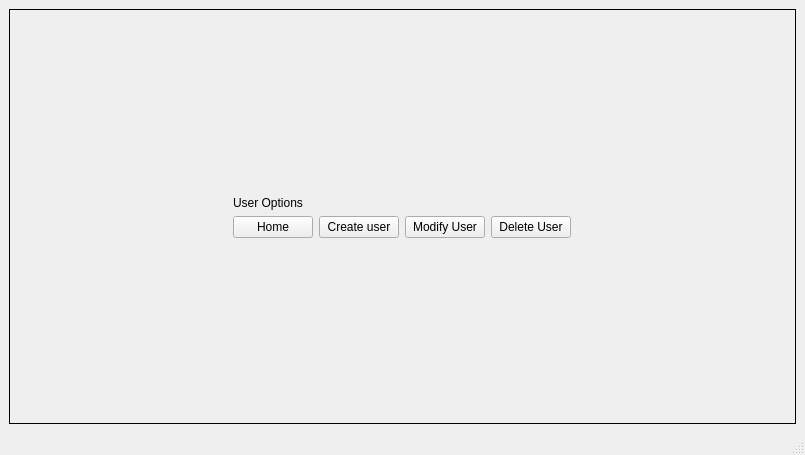
<?xml version="1.0" encoding="UTF-8"?>
<ui version="4.0">
 <class>MainWindow</class>
 <widget class="QMainWindow" name="MainWindow">
  <property name="geometry">
   <rect>
    <x>0</x>
    <y>0</y>
    <width>805</width>
    <height>455</height>
   </rect>
  </property>
  <property name="windowTitle">
   <string>MainWindow</string>
  </property>
  <widget class="QWidget" name="centralwidget">
   <layout class="QGridLayout" name="gridLayout">
    <item row="0" column="1">
     <widget class="QStackedWidget" name="stackedWidget">
      <property name="frameShape">
       <enum>QFrame::Box</enum>
      </property>
      <property name="frameShadow">
       <enum>QFrame::Plain</enum>
      </property>
      <property name="currentIndex">
       <number>3</number>
      </property>
      <widget class="QWidget" name="Login">
       <layout class="QGridLayout" name="gridLayout_2">
        <item row="0" column="1">
         <spacer name="verticalSpacer">
          <property name="orientation">
           <enum>Qt::Vertical</enum>
          </property>
          <property name="sizeHint" stdset="0">
           <size>
            <width>20</width>
            <height>160</height>
           </size>
          </property>
         </spacer>
        </item>
        <item row="1" column="0">
         <spacer name="horizontalSpacer">
          <property name="orientation">
           <enum>Qt::Horizontal</enum>
          </property>
          <property name="sizeHint" stdset="0">
           <size>
            <width>40</width>
            <height>20</height>
           </size>
          </property>
         </spacer>
        </item>
        <item row="1" column="1">
         <layout class="QVBoxLayout" name="verticalLayout">
          <item>
           <layout class="QFormLayout" name="formLayout">
            <item row="0" column="0">
             <widget class="QLabel" name="label">
              <property name="text">
               <string>Username</string>
              </property>
             </widget>
            </item>
            <item row="1" column="0">
             <widget class="QLabel" name="label_2">
              <property name="text">
               <string>Password</string>
              </property>
             </widget>
            </item>
            <item row="0" column="1">
             <widget class="QLineEdit" name="loginUsername"/>
            </item>
            <item row="1" column="1">
             <widget class="QLineEdit" name="loginPassword">
              <property name="echoMode">
               <enum>QLineEdit::Password</enum>
              </property>
             </widget>
            </item>
            <item row="2" column="0" colspan="2">
             <layout class="QHBoxLayout" name="horizontalLayout">
              <item>
               <spacer name="horizontalSpacer_3">
                <property name="orientation">
                 <enum>Qt::Horizontal</enum>
                </property>
                <property name="sizeHint" stdset="0">
                 <size>
                  <width>40</width>
                  <height>20</height>
                 </size>
                </property>
               </spacer>
              </item>
              <item>
               <widget class="QPushButton" name="loginBTN">
                <property name="text">
                 <string>Login</string>
                </property>
               </widget>
              </item>
              <item>
               <spacer name="horizontalSpacer_4">
                <property name="orientation">
                 <enum>Qt::Horizontal</enum>
                </property>
                <property name="sizeHint" stdset="0">
                 <size>
                  <width>40</width>
                  <height>20</height>
                 </size>
                </property>
               </spacer>
              </item>
             </layout>
            </item>
           </layout>
          </item>
         </layout>
        </item>
        <item row="1" column="2">
         <spacer name="horizontalSpacer_2">
          <property name="orientation">
           <enum>Qt::Horizontal</enum>
          </property>
          <property name="sizeHint" stdset="0">
           <size>
            <width>190</width>
            <height>20</height>
           </size>
          </property>
         </spacer>
        </item>
        <item row="2" column="1">
         <spacer name="verticalSpacer_2">
          <property name="orientation">
           <enum>Qt::Vertical</enum>
          </property>
          <property name="sizeHint" stdset="0">
           <size>
            <width>20</width>
            <height>160</height>
           </size>
          </property>
         </spacer>
        </item>
       </layout>
      </widget>
      <widget class="QWidget" name="Clerk">
       <layout class="QGridLayout" name="gridLayout_4">
        <item row="1" column="0">
         <spacer name="horizontalSpacer_5">
          <property name="orientation">
           <enum>Qt::Horizontal</enum>
          </property>
          <property name="sizeHint" stdset="0">
           <size>
            <width>199</width>
            <height>20</height>
           </size>
          </property>
         </spacer>
        </item>
        <item row="0" column="1">
         <spacer name="verticalSpacer_3">
          <property name="orientation">
           <enum>Qt::Vertical</enum>
          </property>
          <property name="sizeHint" stdset="0">
           <size>
            <width>20</width>
            <height>103</height>
           </size>
          </property>
         </spacer>
        </item>
        <item row="1" column="1">
         <layout class="QVBoxLayout" name="verticalLayout_2">
          <item>
           <widget class="QLabel" name="label_3">
            <property name="frameShadow">
             <enum>QFrame::Plain</enum>
            </property>
            <property name="text">
             <string>Clerk</string>
            </property>
           </widget>
          </item>
          <item>
           <layout class="QGridLayout" name="gridLayout_3">
            <item row="1" column="0">
             <widget class="QPushButton" name="CcustomersBTN">
              <property name="text">
               <string>Manage Customers</string>
              </property>
             </widget>
            </item>
            <item row="2" column="1">
             <widget class="QPushButton" name="CrentalsBTN">
              <property name="text">
               <string>Rentals</string>
              </property>
             </widget>
            </item>
            <item row="2" column="0">
             <widget class="QPushButton" name="CreservationBTN">
              <property name="text">
               <string>Reservations</string>
              </property>
             </widget>
            </item>
            <item row="2" column="2">
             <widget class="QPushButton" name="CreturnsBTN">
              <property name="text">
               <string>Returns</string>
              </property>
             </widget>
            </item>
            <item row="1" column="1">
             <widget class="QPushButton" name="ClatefeesBTN">
              <property name="text">
               <string>Late Fees</string>
              </property>
             </widget>
            </item>
            <item row="1" column="2">
             <widget class="QPushButton" name="cTransactionBTN">
              <property name="text">
               <string>Transaction</string>
              </property>
             </widget>
            </item>
            <item row="3" column="0">
             <widget class="QPushButton" name="ClogoutBTN">
              <property name="text">
               <string>Logout</string>
              </property>
             </widget>
            </item>
           </layout>
          </item>
         </layout>
        </item>
        <item row="1" column="2">
         <spacer name="horizontalSpacer_6">
          <property name="orientation">
           <enum>Qt::Horizontal</enum>
          </property>
          <property name="sizeHint" stdset="0">
           <size>
            <width>200</width>
            <height>20</height>
           </size>
          </property>
         </spacer>
        </item>
        <item row="2" column="1">
         <spacer name="verticalSpacer_4">
          <property name="orientation">
           <enum>Qt::Vertical</enum>
          </property>
          <property name="sizeHint" stdset="0">
           <size>
            <width>20</width>
            <height>103</height>
           </size>
          </property>
         </spacer>
        </item>
       </layout>
      </widget>
      <widget class="QWidget" name="Manager">
       <layout class="QGridLayout" name="gridLayout_6">
        <item row="0" column="1">
         <spacer name="verticalSpacer_6">
          <property name="orientation">
           <enum>Qt::Vertical</enum>
          </property>
          <property name="sizeHint" stdset="0">
           <size>
            <width>20</width>
            <height>114</height>
           </size>
          </property>
         </spacer>
        </item>
        <item row="1" column="0">
         <spacer name="horizontalSpacer_7">
          <property name="orientation">
           <enum>Qt::Horizontal</enum>
          </property>
          <property name="sizeHint" stdset="0">
           <size>
            <width>176</width>
            <height>20</height>
           </size>
          </property>
         </spacer>
        </item>
        <item row="1" column="1">
         <layout class="QVBoxLayout" name="verticalLayout_3">
          <item>
           <widget class="QLabel" name="label_4">
            <property name="text">
             <string>Manager</string>
            </property>
           </widget>
          </item>
          <item>
           <layout class="QGridLayout" name="gridLayout_5">
            <item row="2" column="2">
             <widget class="QPushButton" name="MtranscationBTN">
              <property name="text">
               <string>Transaction</string>
              </property>
             </widget>
            </item>
            <item row="2" column="0">
             <widget class="QPushButton" name="McustomersBTN">
              <property name="text">
               <string>Manage Customer</string>
              </property>
             </widget>
            </item>
            <item row="3" column="2">
             <widget class="QPushButton" name="ManageruserBTN">
              <property name="text">
               <string>User</string>
              </property>
             </widget>
            </item>
            <item row="4" column="2">
             <widget class="QPushButton" name="MinventoryreportsBTN">
              <property name="text">
               <string>Inventory Report</string>
              </property>
             </widget>
            </item>
            <item row="3" column="0">
             <widget class="QPushButton" name="MreservationBTN">
              <property name="text">
               <string>Reservations</string>
              </property>
             </widget>
            </item>
            <item row="2" column="1">
             <widget class="QPushButton" name="MinventoryBTN">
              <property name="text">
               <string>Inventory</string>
              </property>
             </widget>
            </item>
            <item row="3" column="1">
             <widget class="QPushButton" name="MrentalsBTN">
              <property name="text">
               <string>Rentals</string>
              </property>
             </widget>
            </item>
            <item row="4" column="0">
             <widget class="QPushButton" name="MlatefeesBTN">
              <property name="text">
               <string>Late Fees</string>
              </property>
             </widget>
            </item>
            <item row="4" column="1">
             <widget class="QPushButton" name="McustomerreportsBTN">
              <property name="text">
               <string>CustomerReports</string>
              </property>
             </widget>
            </item>
            <item row="5" column="0">
             <widget class="QPushButton" name="MlogoutBTN">
              <property name="text">
               <string>Logout</string>
              </property>
             </widget>
            </item>
           </layout>
          </item>
         </layout>
        </item>
        <item row="1" column="2">
         <spacer name="horizontalSpacer_8">
          <property name="orientation">
           <enum>Qt::Horizontal</enum>
          </property>
          <property name="sizeHint" stdset="0">
           <size>
            <width>176</width>
            <height>20</height>
           </size>
          </property>
         </spacer>
        </item>
        <item row="2" column="1">
         <spacer name="verticalSpacer_5">
          <property name="orientation">
           <enum>Qt::Vertical</enum>
          </property>
          <property name="sizeHint" stdset="0">
           <size>
            <width>20</width>
            <height>113</height>
           </size>
          </property>
         </spacer>
        </item>
       </layout>
      </widget>
      <widget class="QWidget" name="UserOptions">
       <layout class="QGridLayout" name="gridLayout_9">
        <item row="3" column="1">
         <spacer name="verticalSpacer_10">
          <property name="orientation">
           <enum>Qt::Vertical</enum>
          </property>
          <property name="sizeHint" stdset="0">
           <size>
            <width>20</width>
            <height>153</height>
           </size>
          </property>
         </spacer>
        </item>
        <item row="2" column="0">
         <spacer name="horizontalSpacer_16">
          <property name="orientation">
           <enum>Qt::Horizontal</enum>
          </property>
          <property name="sizeHint" stdset="0">
           <size>
            <width>222</width>
            <height>20</height>
           </size>
          </property>
         </spacer>
        </item>
        <item row="2" column="2">
         <spacer name="horizontalSpacer_15">
          <property name="orientation">
           <enum>Qt::Horizontal</enum>
          </property>
          <property name="sizeHint" stdset="0">
           <size>
            <width>222</width>
            <height>20</height>
           </size>
          </property>
         </spacer>
        </item>
        <item row="2" column="1">
         <layout class="QHBoxLayout" name="horizontalLayout_5">
          <item>
           <widget class="QPushButton" name="UserOptionsHomeBTN">
            <property name="text">
             <string>Home</string>
            </property>
           </widget>
          </item>
          <item>
           <widget class="QPushButton" name="UserOptionsCreateBTN">
            <property name="text">
             <string>Create user</string>
            </property>
           </widget>
          </item>
          <item>
           <widget class="QPushButton" name="UserOptionsModifyBTN">
            <property name="text">
             <string>Modify User</string>
            </property>
           </widget>
          </item>
          <item>
           <widget class="QPushButton" name="UserOptionsDeleteBTN">
            <property name="text">
             <string>Delete User</string>
            </property>
           </widget>
          </item>
         </layout>
        </item>
        <item row="0" column="1">
         <spacer name="verticalSpacer_9">
          <property name="orientation">
           <enum>Qt::Vertical</enum>
          </property>
          <property name="sizeHint" stdset="0">
           <size>
            <width>20</width>
            <height>154</height>
           </size>
          </property>
         </spacer>
        </item>
        <item row="1" column="1">
         <widget class="QLabel" name="label_12">
          <property name="text">
           <string>User Options</string>
          </property>
         </widget>
        </item>
       </layout>
      </widget>
      <widget class="QWidget" name="CreateUsers">
       <layout class="QGridLayout" name="gridLayout_8">
        <item row="0" column="1">
         <spacer name="verticalSpacer_7">
          <property name="orientation">
           <enum>Qt::Vertical</enum>
          </property>
          <property name="sizeHint" stdset="0">
           <size>
            <width>20</width>
            <height>89</height>
           </size>
          </property>
         </spacer>
        </item>
        <item row="1" column="0">
         <spacer name="horizontalSpacer_12">
          <property name="orientation">
           <enum>Qt::Horizontal</enum>
          </property>
          <property name="sizeHint" stdset="0">
           <size>
            <width>126</width>
            <height>20</height>
           </size>
          </property>
         </spacer>
        </item>
        <item row="1" column="1">
         <layout class="QGridLayout" name="gridLayout_7" rowstretch="0,0,0,0,0,0,0,0" columnstretch="0,0,0,0">
          <item row="3" column="0">
           <widget class="QLabel" name="label_7">
            <property name="text">
             <string>Last Name</string>
            </property>
           </widget>
          </item>
          <item row="7" column="0" colspan="4">
           <layout class="QHBoxLayout" name="horizontalLayout_3" stretch="0,0,0,0">
            <item>
             <spacer name="horizontalSpacer_9">
              <property name="orientation">
               <enum>Qt::Horizontal</enum>
              </property>
              <property name="sizeHint" stdset="0">
               <size>
                <width>40</width>
                <height>20</height>
               </size>
              </property>
             </spacer>
            </item>
            <item>
             <widget class="QPushButton" name="createuserBTN">
              <property name="text">
               <string>Create user</string>
              </property>
             </widget>
            </item>
            <item>
             <widget class="QPushButton" name="cancelCreate">
              <property name="text">
               <string>Cancel</string>
              </property>
             </widget>
            </item>
            <item>
             <spacer name="horizontalSpacer_10">
              <property name="orientation">
               <enum>Qt::Horizontal</enum>
              </property>
              <property name="sizeHint" stdset="0">
               <size>
                <width>40</width>
                <height>20</height>
               </size>
              </property>
             </spacer>
            </item>
           </layout>
          </item>
          <item row="4" column="0">
           <widget class="QLabel" name="label_8">
            <property name="text">
             <string>Username</string>
            </property>
           </widget>
          </item>
          <item row="1" column="2">
           <widget class="QLabel" name="label_6">
            <property name="text">
             <string>First Name</string>
            </property>
           </widget>
          </item>
          <item row="1" column="0">
           <widget class="QLabel" name="label_5">
            <property name="text">
             <string>Employee ID</string>
            </property>
           </widget>
          </item>
          <item row="4" column="3">
           <widget class="QLineEdit" name="createPWD"/>
          </item>
          <item row="3" column="2">
           <widget class="QLabel" name="label_10">
            <property name="text">
             <string>Role</string>
            </property>
           </widget>
          </item>
          <item row="3" column="1">
           <widget class="QLineEdit" name="createLNAME"/>
          </item>
          <item row="1" column="1">
           <widget class="QLineEdit" name="createEMPID"/>
          </item>
          <item row="1" column="3">
           <widget class="QLineEdit" name="createFNAME"/>
          </item>
          <item row="4" column="2">
           <widget class="QLabel" name="label_9">
            <property name="text">
             <string>Password</string>
            </property>
           </widget>
          </item>
          <item row="4" column="1">
           <widget class="QLineEdit" name="createUNAME"/>
          </item>
          <item row="3" column="3">
           <layout class="QHBoxLayout" name="horizontalLayout_2">
            <item>
             <widget class="QRadioButton" name="createROLE1">
              <property name="text">
               <string>Manager</string>
              </property>
             </widget>
            </item>
            <item>
             <widget class="QRadioButton" name="createROLE2">
              <property name="text">
               <string>Clerk</string>
              </property>
             </widget>
            </item>
           </layout>
          </item>
          <item row="0" column="0" colspan="4">
           <layout class="QHBoxLayout" name="horizontalLayout_4">
            <item>
             <spacer name="horizontalSpacer_13">
              <property name="orientation">
               <enum>Qt::Horizontal</enum>
              </property>
              <property name="sizeHint" stdset="0">
               <size>
                <width>40</width>
                <height>20</height>
               </size>
              </property>
             </spacer>
            </item>
            <item>
             <widget class="QLabel" name="label_11">
              <property name="text">
               <string>Create User</string>
              </property>
             </widget>
            </item>
            <item>
             <spacer name="horizontalSpacer_14">
              <property name="orientation">
               <enum>Qt::Horizontal</enum>
              </property>
              <property name="sizeHint" stdset="0">
               <size>
                <width>40</width>
                <height>20</height>
               </size>
              </property>
             </spacer>
            </item>
           </layout>
          </item>
         </layout>
        </item>
        <item row="1" column="2">
         <spacer name="horizontalSpacer_11">
          <property name="orientation">
           <enum>Qt::Horizontal</enum>
          </property>
          <property name="sizeHint" stdset="0">
           <size>
            <width>125</width>
            <height>20</height>
           </size>
          </property>
         </spacer>
        </item>
        <item row="2" column="1">
         <spacer name="verticalSpacer_8">
          <property name="orientation">
           <enum>Qt::Vertical</enum>
          </property>
          <property name="sizeHint" stdset="0">
           <size>
            <width>20</width>
            <height>88</height>
           </size>
          </property>
         </spacer>
        </item>
       </layout>
      </widget>
      <widget class="QWidget" name="ModifyUser">
       <layout class="QGridLayout" name="gridLayout_11">
        <item row="0" column="1">
         <spacer name="verticalSpacer_11">
          <property name="orientation">
           <enum>Qt::Vertical</enum>
          </property>
          <property name="sizeHint" stdset="0">
           <size>
            <width>20</width>
            <height>89</height>
           </size>
          </property>
         </spacer>
        </item>
        <item row="1" column="0">
         <spacer name="horizontalSpacer_21">
          <property name="orientation">
           <enum>Qt::Horizontal</enum>
          </property>
          <property name="sizeHint" stdset="0">
           <size>
            <width>126</width>
            <height>20</height>
           </size>
          </property>
         </spacer>
        </item>
        <item row="1" column="1">
         <layout class="QGridLayout" name="gridLayout_10" rowstretch="0,0,0,0,0,0,0,0,0" columnstretch="0,0,0,0">
          <item row="4" column="3">
           <layout class="QHBoxLayout" name="horizontalLayout_7">
            <item>
             <widget class="QRadioButton" name="modifyROLE1">
              <property name="text">
               <string>Manager</string>
              </property>
             </widget>
            </item>
            <item>
             <widget class="QRadioButton" name="modifyROLE2">
              <property name="text">
               <string>Clerk</string>
              </property>
             </widget>
            </item>
           </layout>
          </item>
          <item row="5" column="3">
           <widget class="QLineEdit" name="modifyPWD">
            <property name="echoMode">
             <enum>QLineEdit::Normal</enum>
            </property>
            <property name="readOnly">
             <bool>true</bool>
            </property>
           </widget>
          </item>
          <item row="2" column="0">
           <widget class="QLabel" name="label_16">
            <property name="text">
             <string>Employee ID</string>
            </property>
           </widget>
          </item>
          <item row="2" column="2">
           <widget class="QLabel" name="label_15">
            <property name="text">
             <string>First Name</string>
            </property>
           </widget>
          </item>
          <item row="2" column="1">
           <widget class="QLineEdit" name="modifyEMPID">
            <property name="readOnly">
             <bool>true</bool>
            </property>
           </widget>
          </item>
          <item row="0" column="0" colspan="4">
           <layout class="QHBoxLayout" name="horizontalLayout_8">
            <item>
             <spacer name="horizontalSpacer_19">
              <property name="orientation">
               <enum>Qt::Horizontal</enum>
              </property>
              <property name="sizeHint" stdset="0">
               <size>
                <width>40</width>
                <height>20</height>
               </size>
              </property>
             </spacer>
            </item>
            <item>
             <widget class="QLabel" name="label_19">
              <property name="text">
               <string>Modify User</string>
              </property>
             </widget>
            </item>
            <item>
             <spacer name="horizontalSpacer_20">
              <property name="orientation">
               <enum>Qt::Horizontal</enum>
              </property>
              <property name="sizeHint" stdset="0">
               <size>
                <width>40</width>
                <height>20</height>
               </size>
              </property>
             </spacer>
            </item>
           </layout>
          </item>
          <item row="5" column="1">
           <widget class="QLineEdit" name="modifyUNAME"/>
          </item>
          <item row="4" column="1">
           <widget class="QLineEdit" name="modifyLNAME"/>
          </item>
          <item row="5" column="0">
           <widget class="QLabel" name="label_14">
            <property name="text">
             <string>Username</string>
            </property>
           </widget>
          </item>
          <item row="4" column="2">
           <widget class="QLabel" name="label_17">
            <property name="text">
             <string>Role</string>
            </property>
           </widget>
          </item>
          <item row="8" column="0" colspan="4">
           <layout class="QHBoxLayout" name="horizontalLayout_6" stretch="0,0,0,0">
            <item>
             <spacer name="horizontalSpacer_17">
              <property name="orientation">
               <enum>Qt::Horizontal</enum>
              </property>
              <property name="sizeHint" stdset="0">
               <size>
                <width>40</width>
                <height>20</height>
               </size>
              </property>
             </spacer>
            </item>
            <item>
             <widget class="QPushButton" name="modifyuserBTN">
              <property name="text">
               <string>Modify User</string>
              </property>
             </widget>
            </item>
            <item>
             <widget class="QPushButton" name="cancelModify">
              <property name="text">
               <string>Cancel</string>
              </property>
             </widget>
            </item>
            <item>
             <spacer name="horizontalSpacer_18">
              <property name="orientation">
               <enum>Qt::Horizontal</enum>
              </property>
              <property name="sizeHint" stdset="0">
               <size>
                <width>40</width>
                <height>20</height>
               </size>
              </property>
             </spacer>
            </item>
           </layout>
          </item>
          <item row="2" column="3">
           <widget class="QLineEdit" name="modifyFNAME"/>
          </item>
          <item row="4" column="0">
           <widget class="QLabel" name="label_13">
            <property name="text">
             <string>Last Name</string>
            </property>
           </widget>
          </item>
          <item row="5" column="2">
           <widget class="QLabel" name="label_18">
            <property name="text">
             <string>Password</string>
            </property>
           </widget>
          </item>
          <item row="1" column="1">
           <widget class="QLabel" name="label_22">
            <property name="text">
             <string>User ID</string>
            </property>
           </widget>
          </item>
          <item row="1" column="2">
           <widget class="QComboBox" name="modifyuserID"/>
          </item>
         </layout>
        </item>
        <item row="1" column="2">
         <spacer name="horizontalSpacer_22">
          <property name="orientation">
           <enum>Qt::Horizontal</enum>
          </property>
          <property name="sizeHint" stdset="0">
           <size>
            <width>125</width>
            <height>20</height>
           </size>
          </property>
         </spacer>
        </item>
        <item row="2" column="1">
         <spacer name="verticalSpacer_12">
          <property name="orientation">
           <enum>Qt::Vertical</enum>
          </property>
          <property name="sizeHint" stdset="0">
           <size>
            <width>20</width>
            <height>88</height>
           </size>
          </property>
         </spacer>
        </item>
       </layout>
      </widget>
      <widget class="QWidget" name="DeleteUser">
       <layout class="QGridLayout" name="gridLayout_13">
        <item row="0" column="1">
         <spacer name="verticalSpacer_14">
          <property name="orientation">
           <enum>Qt::Vertical</enum>
          </property>
          <property name="sizeHint" stdset="0">
           <size>
            <width>20</width>
            <height>123</height>
           </size>
          </property>
         </spacer>
        </item>
        <item row="1" column="0">
         <spacer name="horizontalSpacer_23">
          <property name="orientation">
           <enum>Qt::Horizontal</enum>
          </property>
          <property name="sizeHint" stdset="0">
           <size>
            <width>269</width>
            <height>20</height>
           </size>
          </property>
         </spacer>
        </item>
        <item row="1" column="1" rowspan="2">
         <layout class="QGridLayout" name="gridLayout_12">
          <item row="0" column="0" colspan="3">
           <layout class="QHBoxLayout" name="horizontalLayout_9">
            <item>
             <widget class="QLabel" name="label_20">
              <property name="text">
               <string>Delete User</string>
              </property>
             </widget>
            </item>
           </layout>
          </item>
          <item row="1" column="0">
           <widget class="QLabel" name="label_21">
            <property name="text">
             <string>User ID:</string>
            </property>
           </widget>
          </item>
          <item row="2" column="1">
           <widget class="QPushButton" name="cancelDelete">
            <property name="text">
             <string>Cancel</string>
            </property>
           </widget>
          </item>
          <item row="2" column="0">
           <widget class="QPushButton" name="deleteuserBTN">
            <property name="text">
             <string>Delete User</string>
            </property>
           </widget>
          </item>
          <item row="1" column="1">
           <widget class="QComboBox" name="deleteID"/>
          </item>
         </layout>
        </item>
        <item row="2" column="2">
         <spacer name="horizontalSpacer_24">
          <property name="orientation">
           <enum>Qt::Horizontal</enum>
          </property>
          <property name="sizeHint" stdset="0">
           <size>
            <width>268</width>
            <height>20</height>
           </size>
          </property>
         </spacer>
        </item>
        <item row="3" column="1">
         <spacer name="verticalSpacer_13">
          <property name="orientation">
           <enum>Qt::Vertical</enum>
          </property>
          <property name="sizeHint" stdset="0">
           <size>
            <width>20</width>
            <height>122</height>
           </size>
          </property>
         </spacer>
        </item>
       </layout>
      </widget>
     </widget>
    </item>
   </layout>
  </widget>
  <widget class="QMenuBar" name="menubar">
   <property name="geometry">
    <rect>
     <x>0</x>
     <y>0</y>
     <width>805</width>
     <height>26</height>
    </rect>
   </property>
  </widget>
  <widget class="QStatusBar" name="statusbar"/>
 </widget>
 <resources/>
 <connections/>
</ui>
